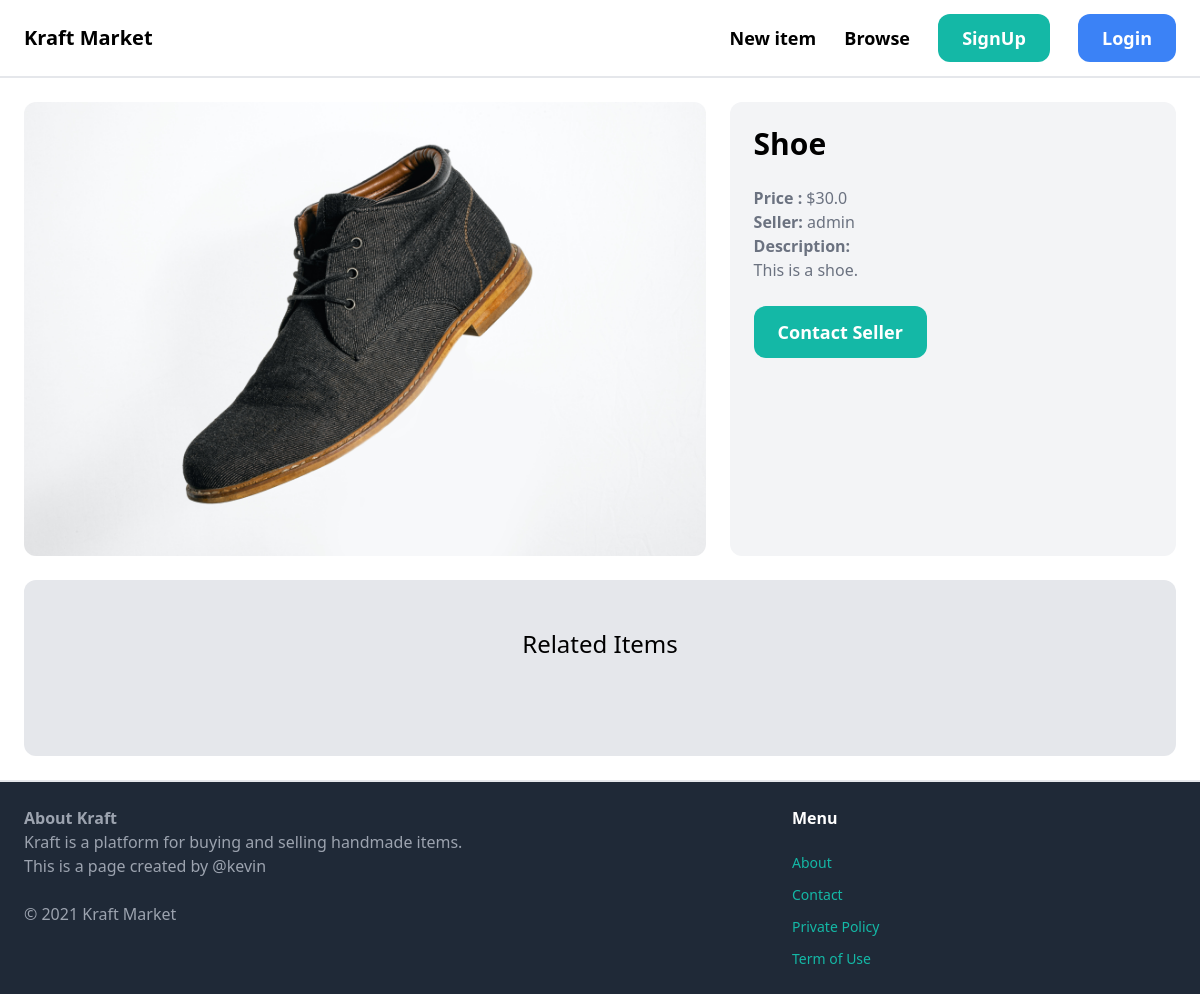
The app's page /item/3/ with its own data.
### item/models.py (models this page shows, shortened)
class Item(models.Model): # this is the item model
    Category = models.ForeignKey(Category, related_name='items', on_delete=models.CASCADE) # this is the category of the item, also gets the items that belongs to the specific category, and when the category is deleted, the items will also be deleted, this is the relationship between the category and the item
    name = models.CharField(max_length=255) # this is the name of the item
    description = models.TextField(blank=True, null=True) # this is the description of the item
    price = models.FloatField() # this is the price of the item
    image = models.ImageField(upload_to='item_images', blank=True, null=True) # this is the image of the item
    is_sold = models.BooleanField(default=False) # this is the status of the item
    created_by = models.ForeignKey(User, related_name='items', on_delete=models.CASCADE) #this is the user who created the item, also gets the items that belongs to the specific user, and when the user is deleted, the items will also be deleted, this is the relationship between the user and the item
    created_at = models.DateTimeField(auto_now_add=True) # this is the date and time the item was created
    class Meta:
        ordering = ['name']

### item/views.py (the view)
# urls.py: path('<int:pk>/', views.detail, name='detail'),    # this is the detail view that will render the detail.html template for each item
def detail(request, pk):
    item = get_object_or_404(Item, pk=pk)
    related_items = Item.objects.filter(Category=item.Category, is_sold=False).exclude(pk=pk)[0:3]
    return render(request, 'item/detail.html', {'item': item , 'related_items': related_items})

### item/templates/item/detail.html (shortened to what this page needs)
{% extends 'core/base.html' %}
{% block content %}
    <div class="grid grid-cols-5 gap-6">
        <div class="col-span-3 ">
            {% if item.image %}
            <img src="{{ item.image.url }}" alt="{{ item.name }}" class="rounded-xl">
            {% endif %}
        </div>
        <div class="col-span-2 p-6 bg-gray-100 rounded-xl">
            <h1 class="text-3xl font-semibold mb-6">{{ item.name }}</h1>
            <p class="text-gray-500"><strong>Price :</strong> ${{ item.price }}</p>
            <p class="text-gray-500"><strong>Seller:</strong> {{ item.created_by.username }}</p>
            {% if item.description %}
            <p class="text-gray-500"><strong>Description:</strong><br>
             {{ item.description }}
            </p>
            {% endif %}
            <a href="#" class="inline-block mt-6 px-6 py-3 text-lg font-semibold bg-teal-500 text-white rounded-xl hover:bg-teal-700 ">Contact Seller</a>
        </div>
    </div>
    <div class="mt-6 px-6 py-12 bg-gray-200 rounded-xl">
        <h2 class="mb-12 text-center text-2xl">
            Related Items
        </h2>
    </div>
{% endblock %}

### records on screen
Item: image (picture), name "Shoe", price "30.0", created_by.username "admin", description "This is a shoe."
